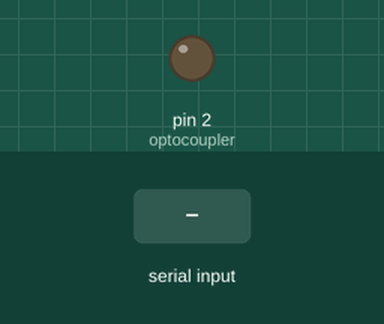
Simulated run of this sketch. Board: Arduino Uno, built with avr-gcc and run on an emulated ATmega328P. On the bench: output pins drawn as LEDs (lit = HIGH). The test bench sets the inputs (shaded band). The local clock reads 2024-03-15 10:24:30 at power-on unless the sketch sets it; what the sketch prints to the serial monitor is not drawn.

Above: at 1.2 s.
1.3 s: "s" received over Serial
At 1.7 s:
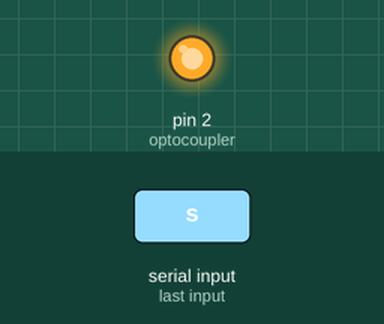
4.3 s: "t" received over Serial
Timing chart, 0 to 7.3 s (numbered marks = the images above; inputs shaded):
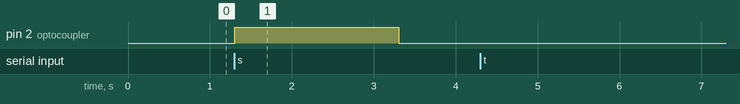

Measured:
- after the input at 1.3 s, pin 2 (optocoupler): LOW → HIGH at once, → LOW 2.0 s later
- after the input at 4.3 s, every drawn part: stays the same

The sketch:

time2boot.ino
```cpp
// Date and time functions using a DS3231 RTC connected via I2C and Wire lib
#include "RTClib.h"

RTC_DS3231 rtc;
int optocoupler = 2;

void setup()
{
    pinMode(optocoupler, OUTPUT);
    digitalWrite(optocoupler, LOW);

    Serial.begin(9600);

    if (!rtc.begin())
    {
        Serial.println("Couldn't find RTC");
        Serial.flush();
        abort();
    }

    if (rtc.lostPower())
    {
        Serial.println("RTC lost power, let's set the time!");
        // When time needs to be set on a new device, or after a power loss, the
        // following line sets the RTC to the date & time this sketch was
        // compiled
        rtc.adjust(DateTime(F(__DATE__), F(__TIME__)));
    }
}

void loop()
{
    DateTime now = rtc.now();

    if (Serial.available() > 0)
    {
        int input = Serial.read();

        switch (input)
        {
        case 't':
            Serial.println(now.timestamp(DateTime::TIMESTAMP_TIME));
            break;
        case 's':
            computerOn();
            break;
        default:
            break;
        }
    }

    if (now.timestamp(DateTime::TIMESTAMP_TIME) == "00:00:00")
    {
        computerOn();
    }
}

void computerOn()
{
    digitalWrite(optocoupler, HIGH);
    delay(2000);
    digitalWrite(optocoupler, LOW);
}
```
